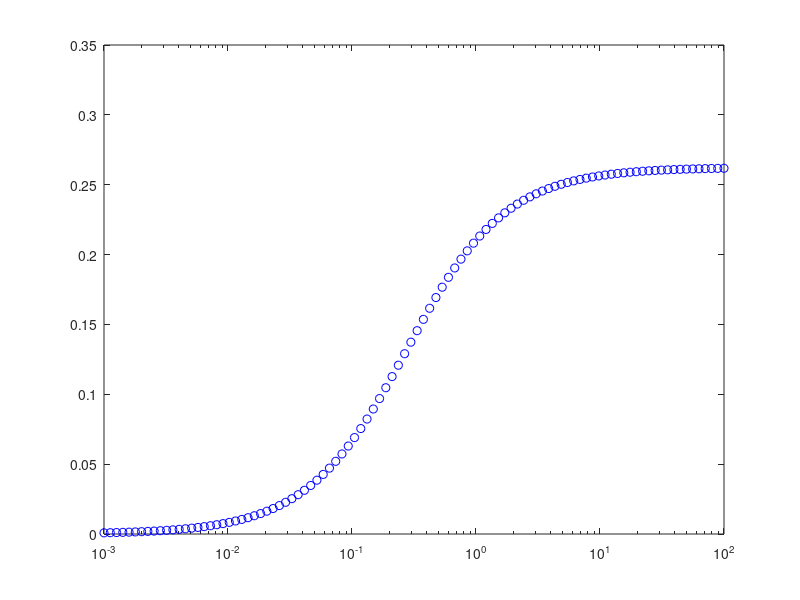

The MATLAB script that drew this image:
figure(1);
for Damn=linspace(-3,2)
k_on_A = 10;
k_off_A = 10;
k_on_I = 10;
k_off_I = 10;
k_cat_I = 10;
k_cat_A = 100;
I_tot = 1;
P_tot = 1;
K_tot = 10^Damn;


conc = zeros(4, 1);
dAdt = @(conc) -k_on_A * ( P_tot - conc(2) ) .* conc(1) + k_off_A * conc(2) + k_cat_A * conc(4);
dAPdt = @(conc) k_on_A * ( P_tot - conc(2) ) .* conc(1) - k_off_A *conc(2) - k_cat_I * conc(2);
dIdt = @(conc) -k_on_I * (K_tot - conc(4)) .* conc(3) + k_off_I * conc(4) + k_cat_I * conc(2);
dIKdt = @(conc) k_on_I * (K_tot - conc(4)) .* conc(3) - k_off_I * conc(4) - k_cat_A * conc(4);




sys = @(t, conc) [dAdt(conc); dAPdt(conc); dIdt(conc); dIKdt(conc)];

[T, X] = ode45(sys, [0,10], [0, 0, 1, 0]);


 semilogx(K_tot, X(end, 2), 'ob');
 hold on;
end